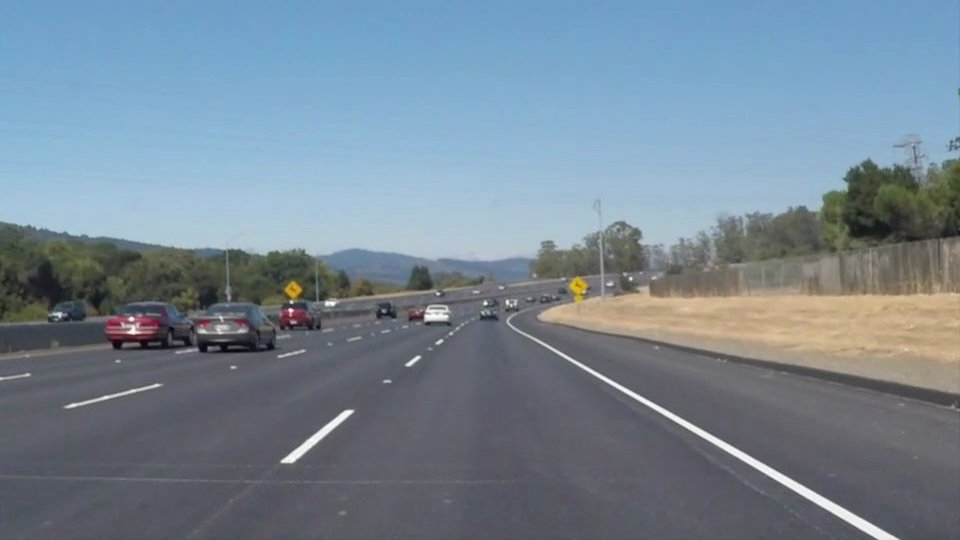
#> input picture test_images/solidWhiteCurve.jpg, 960 x 540 px
$ jupyter execute 'Lane detection.ipynb'
#> lines starting #> are read from the running program, lines starting #| are printed output that depends on the picture; after the words box and inside, x2 and y2 are one past the last pixel; in counts of white or black regions, pixels touching at a corner belong together; pictures that were not available may be replaced by others from this repository, and a replacement may not be noted
[cell 1]
import math

def processed(img):
    grayscale=cv2.cvtColor(img, cv2.COLOR_RGB2GRAY)
    smoothen=cv2.GaussianBlur(grayscale, (5,5), 0)
    return cv2.Canny(smoothen, 180, 240)

[cell 2]
def roi(img, vertices):
    mask = np.zeros_like(img)
    if len(img.shape) > 2:
        channel_count = img.shape[2]
        ignore_mask_color = (255,) * channel_count
    else:
        ignore_mask_color = 255

    cv2.fillPoly(mask, vertices, ignore_mask_color)

    masked_image = cv2.bitwise_and(img, mask)
    return masked_image

[cell 3]
def display_lane(img, lines, color=[255, 102, 0], thickness=10):
    for line in lines:
        #print(line)
        x1, y1, x2, y2 = line.reshape(4)
        cv2.line(img, (x1, y1), (x2, y2), color, thickness)

[cell 4]
def average_slope_lines(image,lines):

    img = image.copy()
    poly_vertices = []
    order = [0,1,3,2]

    left_lines = []
    right_lines = []
    for line in lines:
        for x1,y1,x2,y2 in line:

            if x1 == x2:
                pass
            else:
                slope = (y2 - y1) / (x2 - x1)
                intercept = y1 - slope * x1

                if slope < 0:
                    left_lines.append((slope,intercept))
                elif slope >= 0:
                    right_lines.append((slope,intercept))

    left_average = np.mean(left_lines, axis=0)
    right_average = np.mean(right_lines, axis=0)
    poly_vertices=[]

    try:
        slope, intercept = left_average
    except TypeError:
        slope, intercept = 0.001, 0
    #slope, intercept = line_parameters
    y1 = image.shape[0]
    y2 = int(y1*(3/5))
    x1 = int((y1-intercept)/slope)
    x2 = int((y2-intercept)/slope)
    poly_vertices.append((x1, y1))
    poly_vertices.append((x2, y2))

    left_line=np.array([x1,y1,x2,y2])

    try:
        slope, intercept = right_average
    except TypeError:
        slope, intercept = 0.001, 0
    #slope, intercept = line_parameters
    y1 = image.shape[0]
    y2 = int(y1*(3/5))
    x1 = int((y1-intercept)/slope)
    x2 = int((y2-intercept)/slope)
    poly_vertices.append((x1, y1))
    poly_vertices.append((x2, y2))

    right_line=np.array([x1,y1,x2,y2])

    a=np.array([left_line,right_line])
    #print(a)

    display_lane(img, a)

    poly_vertices = [poly_vertices[i] for i in order]
    cv2.fillPoly(img, pts = np.array([poly_vertices],'int32'), color = (0, 102, 255))
    return cv2.addWeighted(image,0.7,img,0.4,0.)

[cell 5]
def hough_lines(img,initial_img, rho, theta, threshold, min_line_len, max_line_gap):

    lines = cv2.HoughLinesP(img, rho, theta, threshold, np.array([]), minLineLength=min_line_len, maxLineGap=max_line_gap)
    line_img = np.zeros((img.shape[0], img.shape[1], 3), dtype=np.uint8)
    line_img = average_slope_lines(line_img,lines)
    lines_edges = cv2.addWeighted(initial_img, 0.8, line_img,1. , 0.)
    return lines_edges

[cell 6]
def get_vertices(image):
    rows, cols = image.shape[:2]
    bottom_left  = [cols*0.15, rows]
    top_left     = [cols*0.45, rows*0.6]
    bottom_right = [cols*0.95, rows]
    top_right    = [cols*0.55, rows*0.6]

    ver = np.array([[bottom_left, top_left, top_right, bottom_right]], dtype=np.int32)
    return ver

[cell 7]
def lane_pipeline(image):

    processed_img=processed(image)
    masked_img = roi(img = processed_img, vertices = get_vertices(image))
    output = hough_lines(img = masked_img,initial_img=image, rho = 1, theta = np.pi/180, threshold = 20, min_line_len = 20, max_line_gap = 180)

    return output

[cell 8]
import os
import matplotlib.pyplot as plt
import matplotlib.image as mpimg
import numpy as np
import cv2

for image_path in list(os.listdir('./test_images')):
    fig = plt.figure(figsize=(20, 10))
    image = mpimg.imread(f'./test_images/{image_path}')
#> image is the input picture: shape (540, 960, 3); mean R, G, B 118.5, 134.5, 148.1
    ax = fig.add_subplot(1, 2, 1,xticks=[], yticks=[])
    plt.imshow(image)
    ax.set_title("Input Image")
    ax = fig.add_subplot(1, 2, 2,xticks=[], yticks=[])
    plt.imshow(lane_pipeline(image))
#> in processed, `return cv2.Canny(smoothen, 180, 240)`:
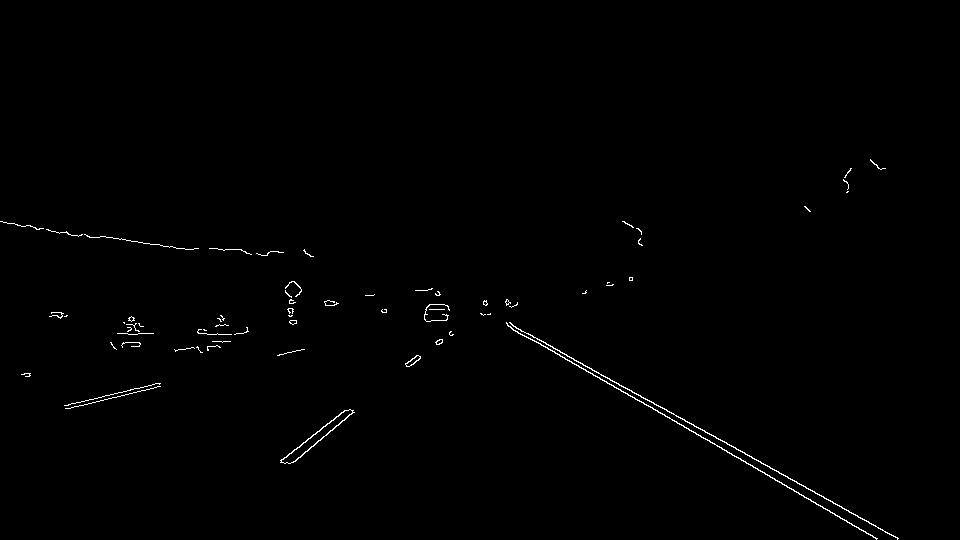
#> returned value: shape (540, 960); 0.57% white in thin lines or dots, all inside (x1, y1, x2, y2) = (0, 159, 899, 540)
#> in hough_lines, `lines = cv2.HoughLinesP(img, rho, theta, threshold, np.array([]), minL..`: lines = [[512, 325, 897, 539], [507, 325, 877, 538], [512, 324, 898, 538], [280, 462, 344, 410], [292, 462, 439, 339], [295, 461, 450, 331], [507, 324, 872, 535], [511, 328, 532, 340], [280, 460, 453, 334]]
#> the loop in average_slope_lines, `for line in lines:` made 9 passes
#> after the loop in average_slope_lines, `for line in lines:`: left_lines = [(-0.812, 689.5), (-0.837, 706.3), (-0.839, 708.4), (-0.728, 663.9)]; right_lines = [(0.556, 40.41), (0.576, 33.13), (0.554, 40.15), (0.578, 30.91), (0.571, 36)]
#> in average_slope_lines, `left_average = np.mean(left_lines, axis=0)`: left_average = [-0.804, 692]
#> in average_slope_lines, `right_average = np.mean(right_lines, axis=0)`: right_average = [0.567, 36.12]
#> in average_slope_lines, `slope, intercept = left_average`: slope = -0.804; intercept = 692
#> in average_slope_lines, `x1 = int((y1-intercept)/slope)`: x1 = 189
#> in average_slope_lines, `x2 = int((y2-intercept)/slope)`: x2 = 457
#> in average_slope_lines, `left_line=np.array([x1,y1,x2,y2])`: left_line = [189, 540, 457, 324]
#> in average_slope_lines, `slope, intercept = right_average`: slope = 0.567; intercept = 36.12
#> in average_slope_lines, `x1 = int((y1-intercept)/slope)`: x1 = 888
#> in average_slope_lines, `x2 = int((y2-intercept)/slope)`: x2 = 507
#> in average_slope_lines, `right_line=np.array([x1,y1,x2,y2])`: right_line = [888, 540, 507, 324]
#> in average_slope_lines, `a=np.array([left_line,right_line])`: a = [[189, 540, 457, 324], [888, 540, 507, 324]]
#> the loop in display_lane, `for line in lines:` made 2 passes
#> after the loop in display_lane, `for line in lines:`:
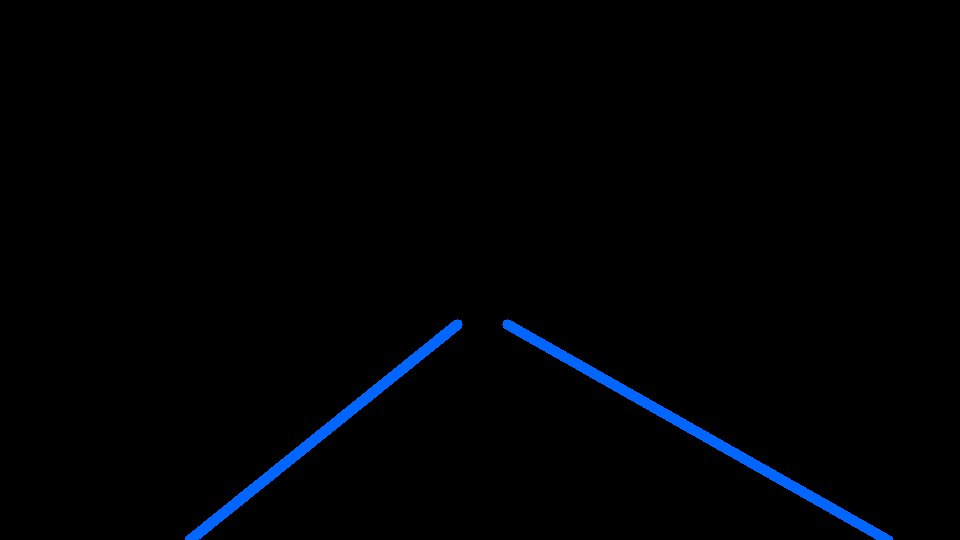
#> img: shape (540, 960, 3); mean of channels 0, 1, 2 4.1, 1.6, 0; drawn as B, G, R
#> in average_slope_lines, `poly_vertices = [poly_vertices[i] for i in order]`: poly_vertices = [(189, 540), (457, 324), (507, 324), (888, 540)]
#> in hough_lines, `lines_edges = cv2.addWeighted(initial_img, 0.8, line_img,1. , 0.)`:
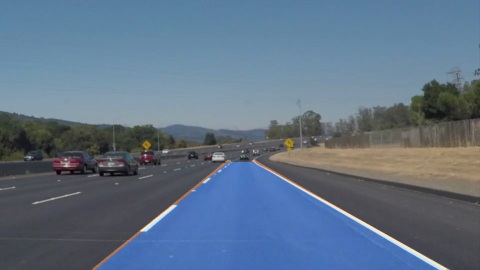
#> lines_edges: shape (540, 960, 3) (shown at 1/2 size); mean R, G, B 95.5, 114.3, 134.3
    ax.set_title("Lane Line Detected")
    plt.show()
#> pass 2 of the loop `for image_path in list(os.listdir('./test_images')):`:
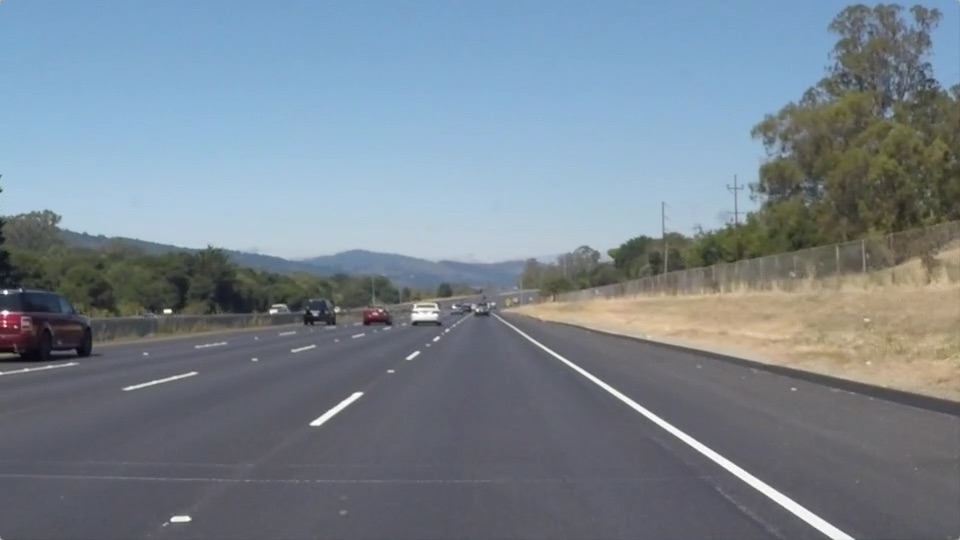
#> input picture test_images/solidWhiteRight.jpg, 960 x 540 px
#> image is the input picture: shape (540, 960, 3); mean R, G, B 120.3, 132.6, 143.7
#> lines = [[518, 329, 853, 539], [506, 325, 822, 531], [511, 324, 854, 538], [506, 324, 673, 433], [310, 423, 446, 331], [187, 521, 449, 331], [791, 512, 832, 538], [534, 344, 825, 533], [329, 409, 448, 328]]
#> the loop in average_slope_lines (call 2), `for line in lines:` made 9 passes
#> the loop in display_lane (call 2), `for line in lines:` made 2 passes
#> (x1, y1, x2, y2) on passes 1 to 2: (145, 540, 456, 324), (842, 540, 504, 324)
#> after the loop in display_lane (call 2), `for line in lines:`:
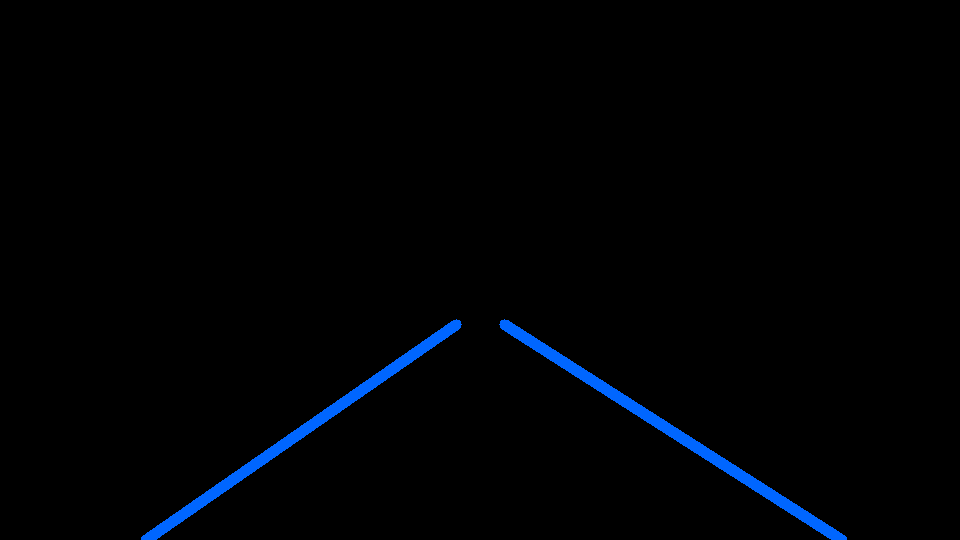
#> img: shape (540, 960, 3); mean of channels 0, 1, 2 4.3, 1.7, 0; drawn as B, G, R
#> in hough_lines (call 2), `lines_edges = cv2.addWeighted(initial_img, 0.8, line_img,1. , 0.)`:
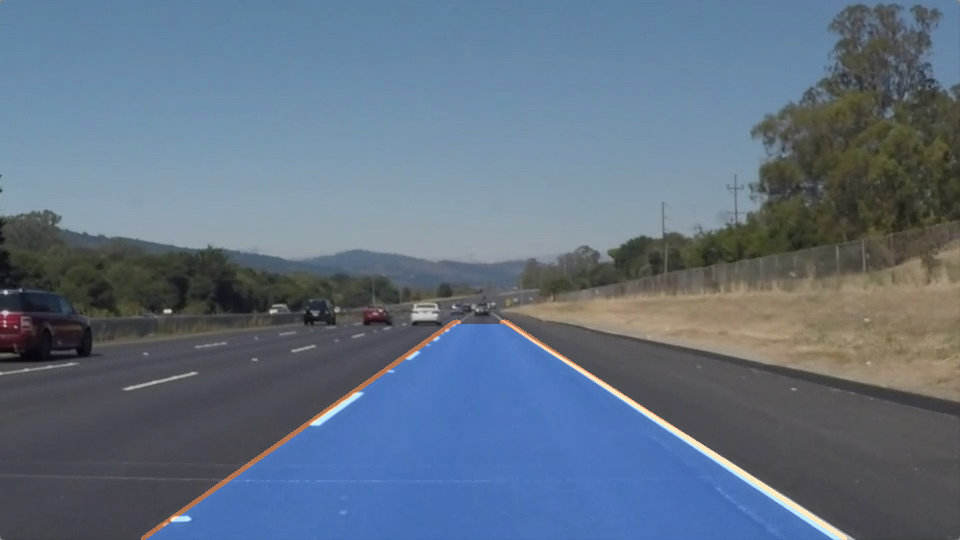
#> lines_edges: shape (540, 960, 3); mean R, G, B 96.9, 112.7, 130.7

[cell 9]
cap = cv2.VideoCapture("test_videos/solidYellowLeft.mp4")
output_frame=[]
frame_width=cap.get(cv2.CAP_PROP_FRAME_WIDTH)
#> frame_width = 960
frame_height=cap.get(cv2.CAP_PROP_FRAME_HEIGHT)
#> frame_height = 540
_, frame = cap.read()
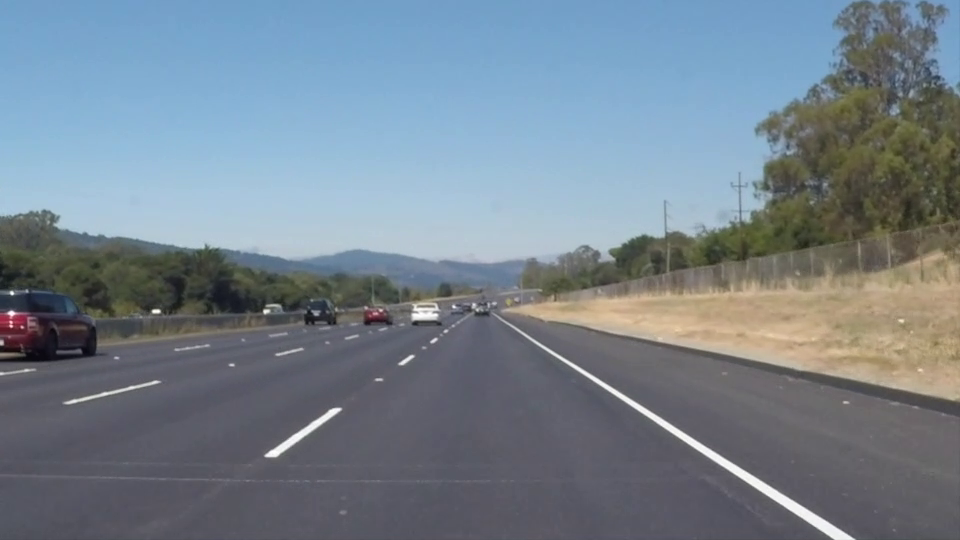
#> input picture frame 22 of test_videos/solidWhiteRight.mp4, 960 x 540 px, given in place of solidYellowLeft.mp4, which was not available
#> frame is the input picture: shape (540, 960, 3); mean B, G, R 141.9, 130.7, 117.7

while (cap.isOpened()):
    ret, frame = cap.read()
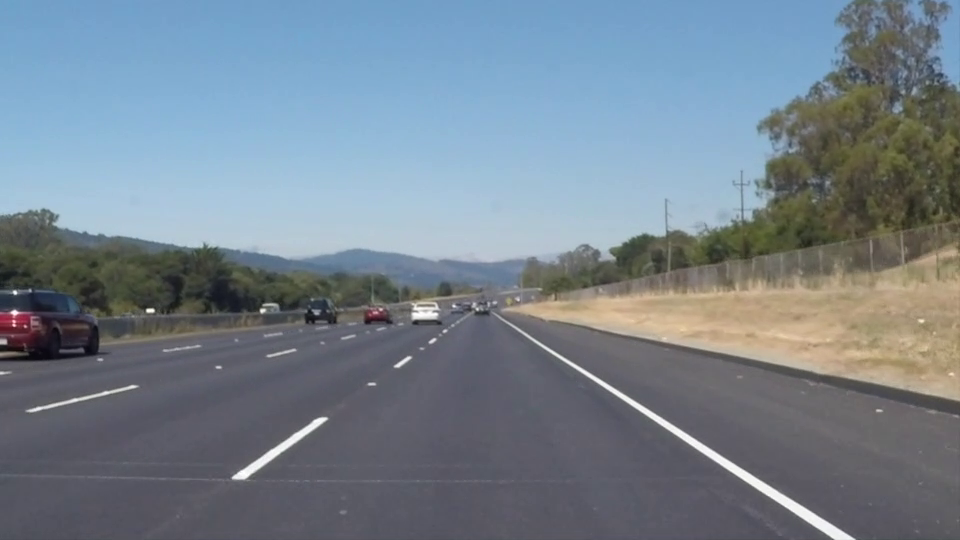
#> input picture frame 23 of test_videos/solidWhiteRight.mp4, 960 x 540 px, given in place of solidYellowLeft.mp4, which was not available
#> frame is the input picture: shape (540, 960, 3); mean B, G, R 142, 130.6, 117.8
    if ret:
        output=lane_pipeline(frame)
#> call 4 of hough_lines, with rho = 1, theta = 0.0175, threshold = 20, min_line_len = 20, max_line_gap = 180
#> in hough_lines (call 4), `lines = cv2.HoughLinesP(img, rho, theta, threshold, np.array([]), minL..`: lines = [[512, 324, 854, 538], [654, 421, 833, 538], [506, 324, 695, 447], [245, 479, 436, 340], [231, 476, 446, 331], [539, 342, 854, 539], [508, 324, 638, 409], [232, 476, 447, 331], [243, 479, 443, 329], [697, 450, 833, 539], [262, 466, 444, 329], [514, 325, 850, 535]]
#> call 4 of display_lane, with lines = array of shape (2, 4), thickness = 10
#> the loop in display_lane (call 4), `for line in lines:` made 2 passes
#> (x1, y1, x2, y2) on passes 1 to 2: (152, 540, 454, 324), (845, 540, 508, 324)
#> after the loop in display_lane (call 4), `for line in lines:`:
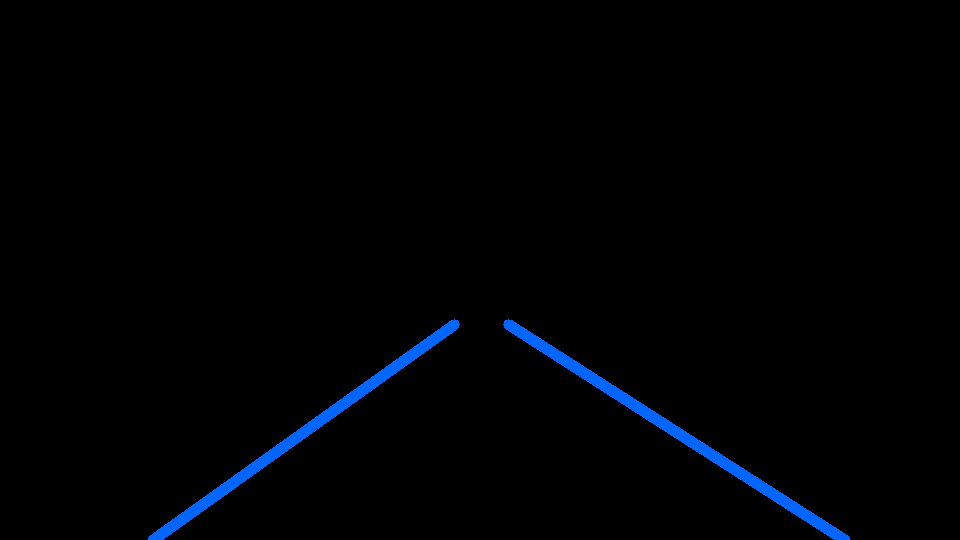
#> img: shape (540, 960, 3); mean of channels 0, 1, 2 4.2, 1.7, 0; drawn as B, G, R
#> in hough_lines (call 4), `lines_edges = cv2.addWeighted(initial_img, 0.8, line_img,1. , 0.)`:
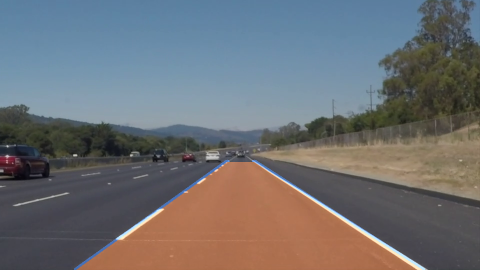
#> lines_edges: shape (540, 960, 3) (shown at 1/2 size); mean B, G, R 114.2, 111.2, 110
        output_frame.append(output)

    else:
        break

    if cv2.waitKey(1) == ord("q"):
#> (key q is pressed here)
        break

cap.release()
output_path = "solidYellowLeft_output.avi" # converting it to avi because XVID codec supports avi format better than mp4
fourcc = cv2.VideoWriter_fourcc(*"XVID")
#> fourcc = 1145656920
size=(int(frame_width),int(frame_height))
#> size = (960, 540)
out = cv2.VideoWriter(output_path, fourcc, 30, size) # 30 is FPS - Hyperparameter

for frame in output_frame:
    out.write(frame)
#> this loop made 1 pass

out.release()

cv2.destroyAllWindows()
